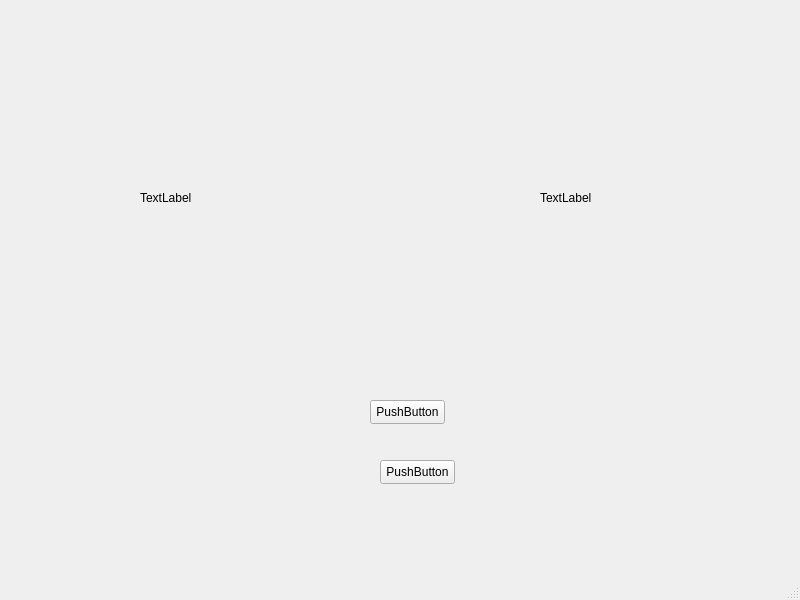
<?xml version="1.0" encoding="UTF-8"?>
<ui version="4.0">
 <class>MainWindow</class>
 <widget class="QMainWindow" name="MainWindow">
  <property name="geometry">
   <rect>
    <x>0</x>
    <y>0</y>
    <width>800</width>
    <height>600</height>
   </rect>
  </property>
  <property name="windowTitle">
   <string>MainWindow</string>
  </property>
  <widget class="QWidget" name="centralwidget">
   <widget class="QPushButton" name="pushButton">
    <property name="geometry">
     <rect>
      <x>370</x>
      <y>400</y>
      <width>75</width>
      <height>24</height>
     </rect>
    </property>
    <property name="text">
     <string>PushButton</string>
    </property>
   </widget>
   <widget class="QPushButton" name="pushButton_2">
    <property name="geometry">
     <rect>
      <x>380</x>
      <y>460</y>
      <width>75</width>
      <height>24</height>
     </rect>
    </property>
    <property name="text">
     <string>PushButton</string>
    </property>
   </widget>
   <widget class="QLabel" name="label">
    <property name="geometry">
     <rect>
      <x>140</x>
      <y>190</y>
      <width>54</width>
      <height>16</height>
     </rect>
    </property>
    <property name="text">
     <string>TextLabel</string>
    </property>
   </widget>
   <widget class="QLabel" name="label_2">
    <property name="geometry">
     <rect>
      <x>540</x>
      <y>190</y>
      <width>54</width>
      <height>16</height>
     </rect>
    </property>
    <property name="text">
     <string>TextLabel</string>
    </property>
   </widget>
  </widget>
  <widget class="QMenuBar" name="menubar">
   <property name="geometry">
    <rect>
     <x>0</x>
     <y>0</y>
     <width>800</width>
     <height>22</height>
    </rect>
   </property>
  </widget>
  <widget class="QStatusBar" name="statusbar"/>
 </widget>
 <resources/>
 <connections/>
</ui>
